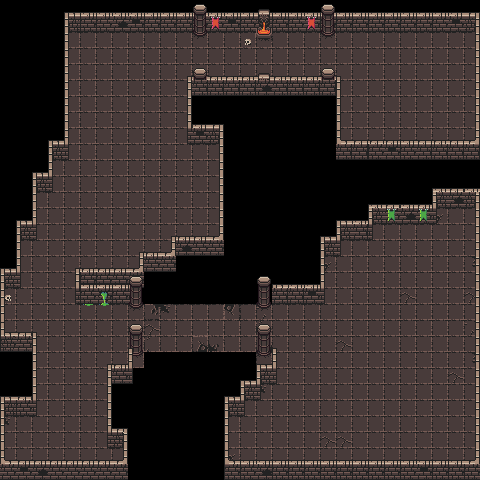

Rendered tile map (Tiled .tmx) drawn with the repository's tilesets; below, a short description and the map source with its tile grids summarised:
An orthogonal 30x30 tile map with 16x16 px tiles, 5 tile layers (Floor, Floor Decoration, Walls, Wall Overlap, ...).

<map version="1.2" tiledversion="1.2.4" orientation="orthogonal" renderorder="right-down" width="30" height="30" tilewidth="16" tileheight="16" infinite="0" nextlayerid="10" nextobjectid="1">
 <tileset firstgid="1" name="16bit Dungeon Tiles II" tilewidth="16" tileheight="16" tilecount="1024" columns="32">
  <image source="0x72_DungeonTilesetII_v1.2.png" width="512" height="512" />
 </tileset>
 <layer id="3" name="Floor" width="30" height="30">
  <data>[900 cells, 534 non-empty, 9 distinct tile ids]</data>
 </layer>
 <layer id="9" name="Floor Decoration" width="30" height="30">
  <data>[900 cells, 9 non-empty, 4 distinct tile ids]</data>
 </layer>
 <layer id="4" name="Walls" width="30" height="30">
  <data>[900 cells, 301 non-empty, 22 distinct tile ids]</data>
 </layer>
 <layer id="5" name="Wall Overlap" width="30" height="30">
  <data>[900 cells, 6 non-empty, 4 distinct tile ids]</data>
 </layer>
 <layer id="7" name="Decoration" width="30" height="30">
  <data>[900 cells, 42 non-empty, 18 distinct tile ids]</data>
 </layer>
</map>
